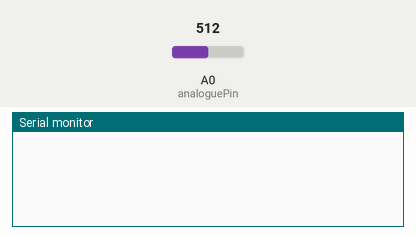
Simulated run of this sketch. Board: Arduino Uno, built with avr-gcc and run on an emulated ATmega328P. On the bench: the last lines printed to the serial monitor. The inputs (shaded band) are chosen by the test bench; at power-on: A0 (analoguePin) = 512.

Above: at 1.2 s.
1.3 s: A0 (analoguePin) set to 122
At 1.9 s:
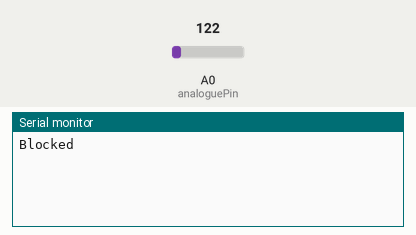
2.8 s: A0 (analoguePin) set to 306
At 4.2 s:
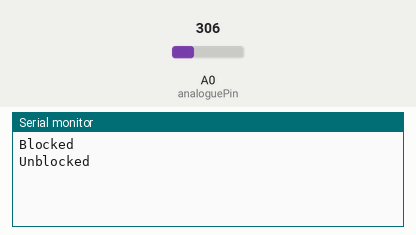

The sketch:

LightGate.ino
```cpp
const int analoguePin = 0; // Which A# to use
const int statusLED = 5;

const int offValue = 300;

const long baudRate = 115200;

int sensorVal = 0; // Use this variable to read the sensor value
bool tripped = false;
bool lastTripped = false;
void setup() {
  Serial.begin(baudRate);

}

void loop() {
	// Watch out on this function spelling. It's the American way
	sensorVal = analogRead(analoguePin);

  lastTripped = tripped;
  tripped = sensorVal < offValue;
  digitalWrite(statusLED, tripped);
  // If there is a change in status
  if (tripped != lastTripped){
    // Just started being blocked
    if (tripped){
      Serial.write("Blocked\n");
    }
    // Just finished being blocked
    else {
      Serial.write("Unblocked\n");
    }
  }
}
```

Measured:
- after the input at 1.3 s, the serial monitor: prints a new line at once (image 1)
- after the input at 2.8 s, the serial monitor: prints a new line at once (image 2)
